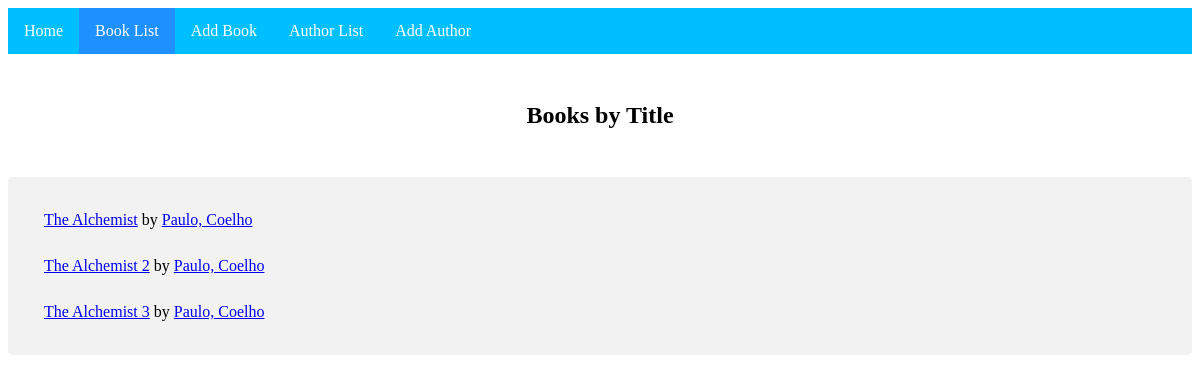
The page /books/ on the database as committed earlier.
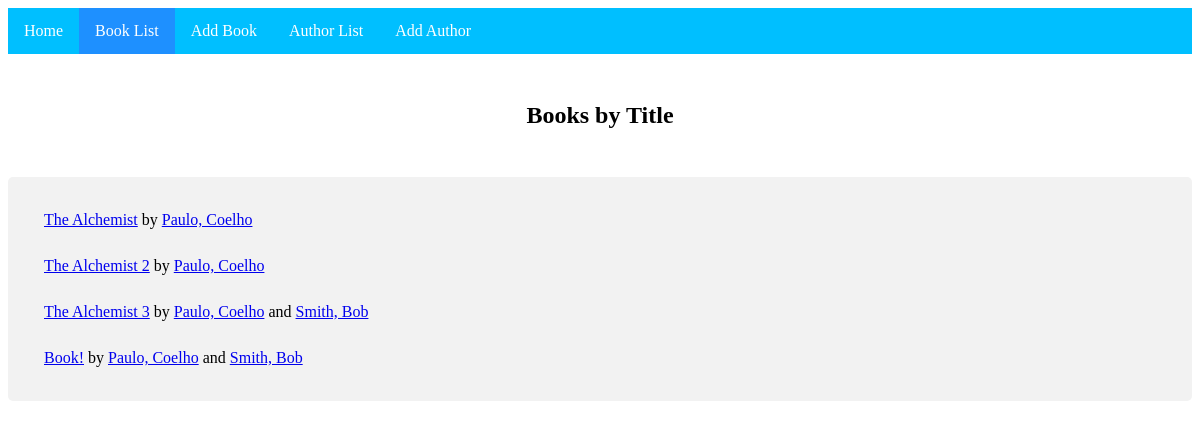
The same page on the database as committed later.
### books/models.py (models this page shows, shortened)
class Book(models.Model):
    title = models.CharField(max_length=100)
    authors = models.ManyToManyField(Author, related_name='books')
    year_published = models.IntegerField(default=0)
    summary = models.TextField()
    slug = models.SlugField(null=False, unique=True)
    def get_absolute_url(self):
        return reverse('books:book_detail', kwargs={'slug': self.slug})

class Author(models.Model):
    last_name = models.CharField(max_length=200)
    first_name = models.CharField(max_length=200)
    slug = models.SlugField(null=False, unique=True)
    def __str__(self):
        return self.last_name + ", " + self.first_name
    def get_absolute_url(self):
        return reverse('books:author_detail', kwargs={'slug': self.slug})

### books/views.py (the view)
# urls.py: path('', views.BookList.as_view(), name = 'book_list'),
class BookList(ListView):
    template_name = 'books/book_list.html'
    def get_queryset(self):
    	return Book.objects.all()

### books/templates/books/book_list.html (shortened to what this page needs)
{% extends "books/base.html" %}
{% block content %}
<h2>Books by Title</h2><br>
<div class="container">
	<ul class="list">
	{% for book in book_list %}
  		<li>
  			<a href="{{ book.get_absolute_url }}">{{ book.title }}</a> by
  			{% for author in book.authors.all %}
  				<a href="{{ author.get_absolute_url }}">{{ author }}</a>
  				{% if forloop.revcounter0 == 1 %}and {%endif%}
  			{% endfor %}
  		</li>
	{% endfor %}
	</ul>
</div>
{% endblock %}

Rows that differ between the two databases and show on the page:
shown differently, row unchanged: Author "Paulo, Coelho": now shows "and"
added Author: last_name+first_name "Smith, Bob"
added Book: title "Book!", Author (last_name+first_name "Paulo, Coelho", shows "and")
